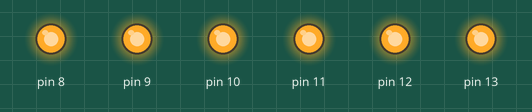
This program was run on a simulated Arduino Uno, built for the host (arithmetic inside an expression is 32-bit, double 64-bit). Shown: output pins drawn as LEDs (lit = HIGH). At 0.4 s the program stops and its outputs stay as they are.

Above: at 0.1 s.
Timing chart, 0 to 1.6 s (numbered marks = the images above):
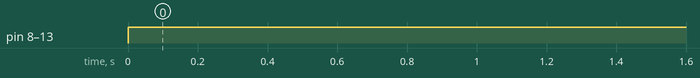

The program:

main.cpp
```cpp
#include <Arduino.h>
// Arduino UNO
//

bool ON = true;

volatile unsigned long int timerLED1;
unsigned long int timerRun;
unsigned long int timerStart;

ISR(TIMER0_COMPA_vect)
{
  timerLED1++;
}

// void setup()
int main(void)

{
  // pinMode(PIN_A, OUTPUT);
  DDRB = 0xFF;
  PORTB = 0xFF;

  // interrapt settings

  cli();
  TCCR0A = 0;
  TCCR0B = 0;

  TCCR0A |= (1 << WGM01);

  TIMSK0 |= (1 << OCIE0A);

  // CS00=1 CS01=1 CS02=0 equal 64
  // CS00=0 CS01=1 CS02=0 equal 8
  // CS00=1 CS01=0 CS02=0 equal 1
  TCCR0B |= (1 << CS00); // write 1 in CS00 // ON
  // TCCR0B &= ~(1 << CS00);  // write 0 in CS00

  //TCCR0B |= (1 << CS01); // write 1 in CS01
  // TCCR0B &= ~(1 << CS01);  // write 0 in CS01

  // TCCR0B |= (1 << CS02);   // write 1 in CS02
  // TCCR0B &= ~(1 << CS02); // write 0 in CS02

  OCR0A = 7; // 7 = 0.5 mk cek

  sei();

  // Serial.begin(9600);

  // void loop()

  while (1)
  {
    cli();
    timerRun = timerLED1;
    sei();

    if (timerRun - timerStart > 2 && ON) // 2 = 1 mk cek
    {
      // digitalWrite(PIN_A, false);
      PORTB &= ~(1 << 5);
      ON = false;
      timerStart = timerRun;
      // Serial.println(timerRun);
    }

    if (timerRun - timerStart > 10 && !ON) // 10 = 5 mk cek
    {
      // digitalWrite(PIN_A, true);
      PORTB |= (1 << 5);
      ON = true;
      timerStart = timerRun;
      // Serial.println(timerRun);
    }
  }
}
```

Measured:
- by itself, pin 8–13: LOW → HIGH at 0.00 s
